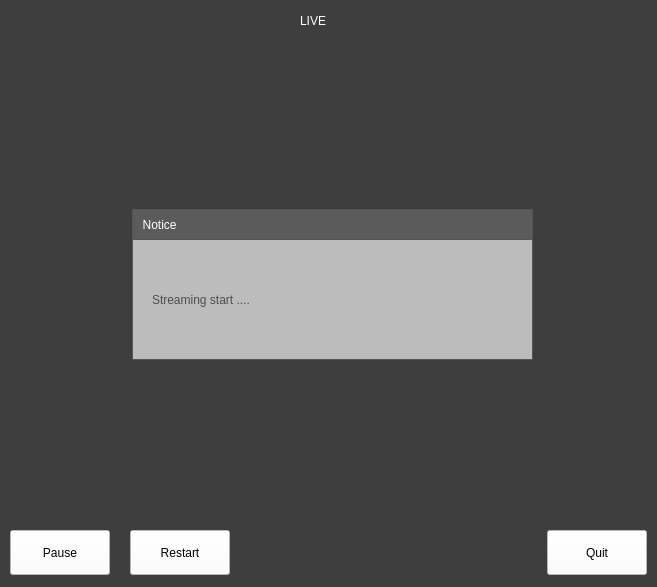
<?xml version="1.0" encoding="UTF-8"?>
<ui version="4.0">
 <class>stream_ui</class>
 <widget class="QWidget" name="stream_ui">
  <property name="geometry">
   <rect>
    <x>0</x>
    <y>0</y>
    <width>657</width>
    <height>587</height>
   </rect>
  </property>
  <property name="windowTitle">
   <string>Form</string>
  </property>
  <widget class="QLabel" name="label_4">
   <property name="geometry">
    <rect>
     <x>0</x>
     <y>-1</y>
     <width>657</width>
     <height>591</height>
    </rect>
   </property>
   <property name="styleSheet">
    <string notr="true">background-color: rgb(62, 62, 62);</string>
   </property>
   <property name="text">
    <string/>
   </property>
  </widget>
  <widget class="QLabel" name="video_label">
   <property name="geometry">
    <rect>
     <x>8</x>
     <y>40</y>
     <width>640</width>
     <height>480</height>
    </rect>
   </property>
   <property name="minimumSize">
    <size>
     <width>640</width>
     <height>480</height>
    </size>
   </property>
   <property name="maximumSize">
    <size>
     <width>640</width>
     <height>480</height>
    </size>
   </property>
   <property name="sizeIncrement">
    <size>
     <width>640</width>
     <height>480</height>
    </size>
   </property>
   <property name="baseSize">
    <size>
     <width>640</width>
     <height>480</height>
    </size>
   </property>
   <property name="styleSheet">
    <string notr="true">background-image:url(:/images/videostreamback.png)</string>
   </property>
   <property name="text">
    <string/>
   </property>
  </widget>
  <widget class="QPushButton" name="restartBtn">
   <property name="geometry">
    <rect>
     <x>130</x>
     <y>530</y>
     <width>100</width>
     <height>45</height>
    </rect>
   </property>
   <property name="minimumSize">
    <size>
     <width>100</width>
     <height>45</height>
    </size>
   </property>
   <property name="maximumSize">
    <size>
     <width>100</width>
     <height>45</height>
    </size>
   </property>
   <property name="styleSheet">
    <string notr="true">font: bold 9pt &quot;Sans Serif&quot;;
background-color: rgb(255, 255, 255);</string>
   </property>
   <property name="text">
    <string>Restart</string>
   </property>
  </widget>
  <widget class="QWidget" name="widget_2" native="true">
   <property name="geometry">
    <rect>
     <x>132</x>
     <y>209</y>
     <width>401</width>
     <height>151</height>
    </rect>
   </property>
   <property name="styleSheet">
    <string notr="true">background-color: rgb(188, 188, 188);
border: 1px solid rgb(84, 84, 84);
</string>
   </property>
   <widget class="QLineEdit" name="lineEdit">
    <property name="geometry">
     <rect>
      <x>10</x>
      <y>90</y>
      <width>261</width>
      <height>31</height>
     </rect>
    </property>
    <property name="styleSheet">
     <string notr="true">background-color: rgb(255, 255, 255);
border: 1px solid rgb(84, 84, 84);
</string>
    </property>
   </widget>
   <widget class="QPushButton" name="startBtn">
    <property name="geometry">
     <rect>
      <x>290</x>
      <y>90</y>
      <width>100</width>
      <height>30</height>
     </rect>
    </property>
    <property name="minimumSize">
     <size>
      <width>100</width>
      <height>30</height>
     </size>
    </property>
    <property name="maximumSize">
     <size>
      <width>100</width>
      <height>45</height>
     </size>
    </property>
    <property name="styleSheet">
     <string notr="true">font: bold 9pt &quot;Sans Serif&quot;;
background-color: rgb(255, 255, 255);
border: 1px solid rgb(84, 84, 84);
</string>
    </property>
    <property name="text">
     <string>Start</string>
    </property>
   </widget>
   <widget class="QLabel" name="label_7">
    <property name="geometry">
     <rect>
      <x>10</x>
      <y>50</y>
      <width>381</width>
      <height>31</height>
     </rect>
    </property>
    <property name="styleSheet">
     <string notr="true">font: bold 13pt &quot;Sans Serif&quot;;
color:rgb(59, 59, 59);
border: 0px solid rgb(84, 84, 84);
</string>
    </property>
    <property name="text">
     <string>Please enter a networ URL : </string>
    </property>
   </widget>
   <widget class="QLabel" name="label_8">
    <property name="geometry">
     <rect>
      <x>0</x>
      <y>0</y>
      <width>401</width>
      <height>31</height>
     </rect>
    </property>
    <property name="styleSheet">
     <string notr="true">color:rgb(255, 255, 255);
font: bold 9pt &quot;Sans Serif&quot;;
background-color: rgb(91, 91, 91);</string>
    </property>
    <property name="text">
     <string>  Notice</string>
    </property>
   </widget>
   <widget class="QWidget" name="widget_3" native="true">
    <property name="enabled">
     <bool>false</bool>
    </property>
    <property name="geometry">
     <rect>
      <x>0</x>
      <y>30</y>
      <width>401</width>
      <height>121</height>
     </rect>
    </property>
    <widget class="QLabel" name="label_13">
     <property name="geometry">
      <rect>
       <x>20</x>
       <y>40</y>
       <width>201</width>
       <height>41</height>
      </rect>
     </property>
     <property name="styleSheet">
      <string notr="true">font: bold 11pt &quot;Sans Serif&quot;;
color:rgb(76, 76, 76);
border: 0px solid rgb(84, 84, 84);
</string>
     </property>
     <property name="text">
      <string>Streaming start ....</string>
     </property>
    </widget>
   </widget>
  </widget>
  <widget class="QLabel" name="label_5">
   <property name="geometry">
    <rect>
     <x>300</x>
     <y>5</y>
     <width>81</width>
     <height>31</height>
    </rect>
   </property>
   <property name="styleSheet">
    <string notr="true">color:rgb(255, 255, 255);
background-color:transparent;
font: bold 20pt &quot;Sans Serif&quot;;</string>
   </property>
   <property name="text">
    <string>LIVE</string>
   </property>
  </widget>
  <widget class="QPushButton" name="quitBtn">
   <property name="geometry">
    <rect>
     <x>547</x>
     <y>530</y>
     <width>100</width>
     <height>45</height>
    </rect>
   </property>
   <property name="minimumSize">
    <size>
     <width>100</width>
     <height>45</height>
    </size>
   </property>
   <property name="maximumSize">
    <size>
     <width>100</width>
     <height>45</height>
    </size>
   </property>
   <property name="styleSheet">
    <string notr="true">font: bold 9pt &quot;Sans Serif&quot;;
background-color: rgb(255, 255, 255);</string>
   </property>
   <property name="text">
    <string>Quit</string>
   </property>
  </widget>
  <widget class="QPushButton" name="pauseBtn">
   <property name="geometry">
    <rect>
     <x>10</x>
     <y>530</y>
     <width>100</width>
     <height>45</height>
    </rect>
   </property>
   <property name="minimumSize">
    <size>
     <width>100</width>
     <height>45</height>
    </size>
   </property>
   <property name="maximumSize">
    <size>
     <width>100</width>
     <height>45</height>
    </size>
   </property>
   <property name="styleSheet">
    <string notr="true">font: bold 9pt &quot;Sans Serif&quot;;
background-color: rgb(255, 255, 255);</string>
   </property>
   <property name="text">
    <string>Pause</string>
   </property>
   <property name="checkable">
    <bool>false</bool>
   </property>
   <property name="checked">
    <bool>false</bool>
   </property>
  </widget>
 </widget>
 <resources/>
 <connections/>
</ui>
